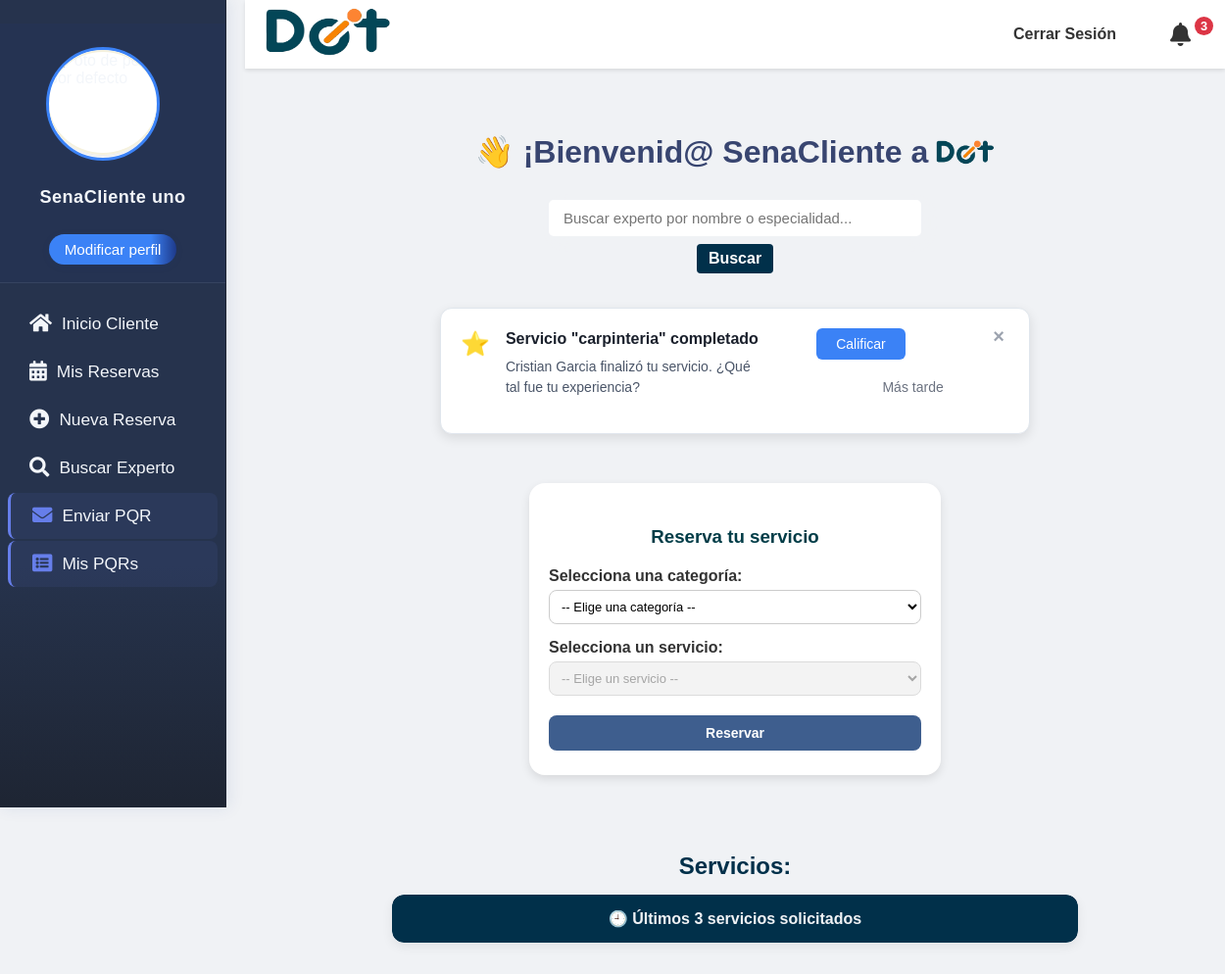
The page /principal/ (signed in, upper part) on the database as committed earlier.
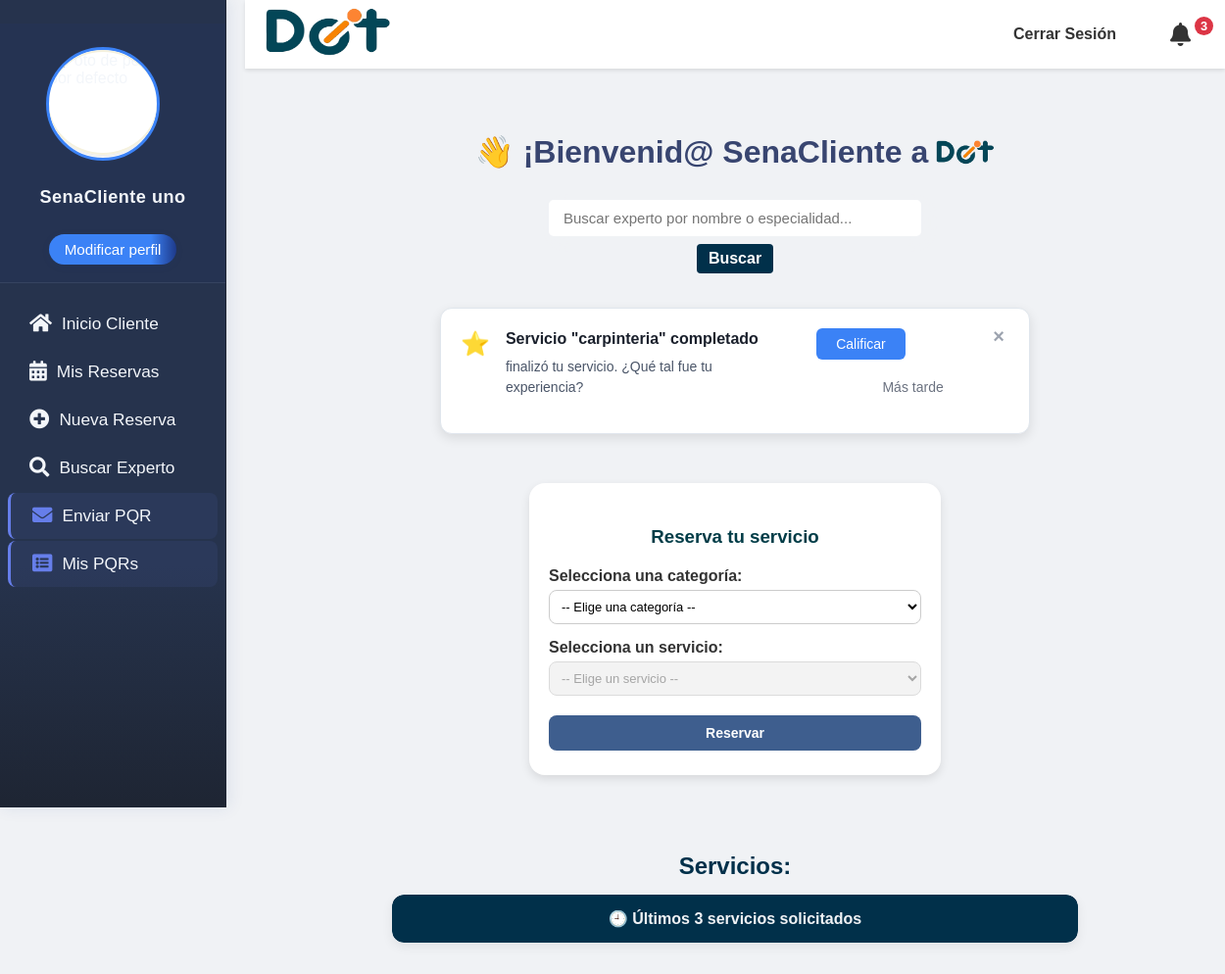
The same page on the database as committed later.
### doit_app/models.py (models this page shows, shortened)
class Reserva(models.Model):
    Fecha = models.DateField(verbose_name="Fecha de Reserva")
    Hora = models.TimeField(verbose_name="Hora de Reserva")
    direccion = models.CharField(max_length=255, verbose_name="Dirección del Servicio")
    descripcion = models.TextField(verbose_name="Descripción del Servicio")
    detallesAdicionales = models.TextField(blank=True, null=True, verbose_name="Detalles Adicionales")
    ciudad = models.ForeignKey(Ciudad, on_delete=models.CASCADE, verbose_name="Ciudad del Servicio")
    pais = models.ForeignKey(Pais, on_delete=models.CASCADE, verbose_name="País del Servicio")
    metodoDePago = models.ForeignKey(
        Metodo,
        on_delete=models.SET_NULL,
        null=True,
        blank=True,
        verbose_name="Método de Pago Preferido"
    )
    idUsuario = models.ForeignKey(
        settings.AUTH_USER_MODEL,
        on_delete=models.CASCADE,
        related_name='reservas_realizadas',
        verbose_name="Cliente que Reserva"
    )
    idServicios = models.ForeignKey(Servicios, on_delete=models.CASCADE, verbose_name="Servicio Solicitado")
    idEstado = models.ForeignKey(
        Estado,
        on_delete=models.SET_DEFAULT,
        default=1,
        verbose_name="Estado de la Reserva"
    )
    experto_asignado = models.ForeignKey(
        settings.AUTH_USER_MODEL,
        on_delete=models.SET_NULL,
        null=True,
        blank=True,
        related_name='reservas_aceptadas',
        limit_choices_to={'tipo_usuario': 'experto'},
        verbose_name="Experto Asignado"
    )
    experto_solicitado = models.ForeignKey(
            settings.AUTH_USER_MODEL,
            on_delete=models.SET_NULL,
            null=True,
            blank=True,
            related_name='reservas_solicitadas',
            limit_choices_to={'tipo_usuario': 'experto'},
            verbose_name="Experto Solicitado"
        )
    pago_ofrecido = models.DecimalField(
        max_digits=10,
        decimal_places=2,
        blank=True,
        null=True,
        verbose_name="Pago Ofrecido por el Cliente"
    )
    motivo_cancelacion = models.TextField(
        blank=True,
        null=True,
        verbose_name="Motivo de Cancelación"
    )
    servicio_iniciado = models.BooleanField(default=False, verbose_name="Servicio Iniciado")
    servicio_finalizado = models.BooleanField(default=False, verbose_name="Servicio Finalizado")
    comentario_durante_servicio = models.TextField(blank=True, null=True, verbose_name="Comentario del Experto")
    duracion_estimada = models.CharField(max_length=50, null=True, blank=True, verbose_name="duracion del servicio")
    comentario_cliente = models.TextField(blank=True, null=True, verbose_name="Comentario del Cliente")
    notificacion_calificar_descartada = models.BooleanField(default=False, verbose_name="Notificación de Calificar Descartada")
    creado_en = models.DateTimeField(auto_now_add=True)
    actualizado_en = models.DateTimeField(auto_now=True)
    class Meta:
        verbose_name = "Reserva"
        verbose_name_plural = "Reservas"
        db_table = "Reserva"
        app_label = "doit_app"

class CustomUser(AbstractUser):
    tipo_usuario_choices = [
        ('cliente', 'Cliente'),
        ('experto', 'Experto'),
    ]
    estado_aprobacion_choices = [
        ('pendiente', 'Pendiente'),
        ('aprobado', 'Aprobado'),
        ('rechazado', 'Rechazado'),
    ]
    genero = models.ForeignKey(Genero, on_delete=models.SET_NULL, null=True, blank=True, verbose_name="Género")
    tipo_usuario = models.CharField(max_length=20, choices=tipo_usuario_choices, default='cliente', verbose_name="Tipo de Usuario")
    nacionalidad = models.CharField(max_length=100, blank=True, null=True, verbose_name="Nacionalidad")
    numDoc = models.CharField(max_length=100, unique=True, blank=True, null=True, verbose_name="Número de Documento")
    telefono = models.CharField(max_length=20, blank=True, null=True, verbose_name="Teléfono")
    fechaNacimiento = models.DateField(blank=True, null=True, verbose_name="Fecha de Nacimiento")
    foto_perfil = models.ImageField(upload_to='perfil/', null=True, blank=True, verbose_name="Foto de Perfil")
    tipo_documento = models.ForeignKey(TipoDoc, on_delete=models.SET_NULL, null=True, blank=True, verbose_name="Tipo de Documento")
    especialidad = models.ManyToManyField(
        Servicios,
        blank=True,
        verbose_name="Servicios que ofrece el experto"
    )
    direccion = models.CharField(max_length=255, blank=True, null=True, verbose_name="Dirección de Residencia")
    barrio = models.CharField(max_length=100, blank=True, null=True, verbose_name="Barrio")
    documento_identidad_pdf = models.FileField(upload_to='documentos_identidad/', blank=True, null=True, verbose_name="Documento de Identidad (PDF)")
    hoja_vida_file = models.FileField(upload_to='hojas_vida/', null=True, blank=True, verbose_name="Hoja de Vida (PDF)")
    verificado = models.CharField(
        max_length=20,
        choices=[('pendiente', 'Pendiente'), ('aprobado', 'Aprobado'), ('rechazado', 'Rechazado')],
        default='pendiente',
        verbose_name="Estado de verificación del experto"
    )
    aprobado_cliente = models.CharField(
        max_length=20,
        choices=estado_aprobacion_choices,
        default='pendiente',
        verbose_name="Estado de aprobación del cliente"
    )
    class Meta:
        verbose_name = "Usuario Personalizado"
        verbose_name_plural = "Usuarios Personalizados"
        app_label = "doit_app"
    def is_usuario_normal(self):
        return self.tipo_usuario == 'cliente'
    def is_experto(self):
        return self.tipo_usuario == 'experto'

class Servicios(models.Model):
    NombreServicio = models.CharField(max_length=50, verbose_name="Nombre del servicio")
    idCategorias = models.ForeignKey(Categorias, on_delete=models.CASCADE, verbose_name="Categoría del servicio")
    class Meta:
        verbose_name = "Servicio"
        verbose_name_plural = "Servicios"
        db_table = "Servicios"
        app_label = "doit_app"

### doit_app/views.py (the view, shortened to what this page needs)
# urls.py: path('principal/', views.principal, name='principal'),
@login_required
def principal(request):
    User = get_user_model()
    usuario_actualizado = User.objects.get(id=request.user.id)
    if usuario_actualizado.tipo_usuario == 'experto':
        return redirect('dashboard_experto')
    elif usuario_actualizado.tipo_usuario == 'admin':
        return redirect('admin_principal')
    categorias = Categorias.objects.all()
    servicios = Servicios.objects.all()
    servicios_por_categoria = {
        cat.Nombre: list(servicios.filter(idCategorias=cat))
        for cat in categorias
    }
    ultimas_reservas = Reserva.objects.filter(
        idUsuario=request.user
    ).exclude(
        Q(idEstado__Nombre='Cancelado') | Q(idEstado__Nombre='Completada')
    ).order_by('-Fecha', '-Hora')[:3]
    try:
        estado_aceptada = Estado.objects.get(Nombre='Aceptada')
    except Estado.DoesNotExist:
        estado_aceptada = None
    reserva_aceptada = None
    if estado_aceptada:
        try:
            estado_cancelado = Estado.objects.get(Nombre='Cancelado')
            estado_finalizado = Estado.objects.get(Nombre='Finalizado')
            reserva_aceptada = Reserva.objects.filter(
                idUsuario=request.user,
                idEstado=estado_aceptada,
                experto_asignado__isnull=False,
                servicio_finalizado=False  # Solo servicios no finalizados
            ).exclude(
                Q(idEstado=estado_cancelado) | Q(idEstado=estado_finalizado)
            ).order_by('-Fecha', '-Hora').first()
            if reserva_aceptada:
                print(f"🟢 DEBUG: Reserva aceptada encontrada - ID: {reserva_aceptada.id}, Estado: {reserva_aceptada.idEstado.Nombre}")
                if reserva_aceptada.idEstado.Nombre in ['Cancelado', 'Finalizado']:
                    print("🚨 ERROR: Se encontró una reserva cancelada/finalizada cuando no debería!")
                    reserva_aceptada = None
            else:
                print("🔵 DEBUG: No se encontró ninguna reserva aceptada activa")
        except Estado.DoesNotExist as e:
            print(f"⚠️ Estado no encontrado: {e}")
            reserva_aceptada = None
    mensajes_no_leidos = {}
    puede_calificar = False
    servicio_para_calificar = None
    if not servicio_para_calificar:
        servicios_sin_calificar = Reserva.objects.filter(
            idUsuario=request.user,
            servicio_finalizado=True,
            idEstado__Nombre='Finalizado',
            notificacion_calificar_descartada=False  # NUEVO: Solo mostrar si no se descartó
        ).exclude(
            id__in=Calificaciones.objects.filter(
                calificado_por=request.user,
                tipo='cliente_a_experto'
            ).values_list('reserva_id', flat=True)
        ).order_by('-actualizado_en').first()
        if servicios_sin_calificar:
            servicio_para_calificar = servicios_sin_calificar
            puede_calificar = True
    expertos = CustomUser.objects.filter(tipo_usuario='experto', verificado='aprobado')
    disponibilidad_por_experto = {
        experto.id: Disponibilidad.objects.filter(experto=experto)
        for experto in expertos
    }
    reserva_cancelada_info = None
    if 'mensaje_reserva' in request.session:
        pass
    return render(request, 'principal.html', {
        'categorias': categorias,
        'servicios_por_categoria': servicios_por_categoria,
        'ultimas_reservas': ultimas_reservas,
        'reserva_aceptada': reserva_aceptada,
        'mensajes_no_leidos': mensajes_no_leidos,
        'puede_calificar': puede_calificar,
        'servicio_para_calificar': servicio_para_calificar,  # 🔥 NUEVO: servicio específico para calificar
        'reserva_cancelada_info': reserva_cancelada_info,  # 🔥 NUEVO: información de cancelación una sola vez
        'expertos': expertos,
        'disponibilidad_por_experto': disponibilidad_por_experto,
    })

### doit_app/context_processors.py (called while the page is built, shortened)
def notificaciones_context(request):
    context = {}
    try:
        if request.user.is_authenticated:
            notificaciones_no_leidas = Notificacion.objects.filter(usuario=request.user, leida=False).count()
            context['notificaciones_no_leidas'] = notificaciones_no_leidas
        else:
            context['notificaciones_no_leidas'] = 0
            context['promedio_calificacion'] = 0
    except Exception:
        context = {
            'notificaciones_no_leidas': 0,
            'promedio_calificacion': 0
        }
    return context

### doit_app/templates/principal.html (shortened to what this page needs)
{% extends "base.html" %}
{% load static %}
{% block extra_css %}
<link rel="stylesheet" href="{% static 'css/principal.css' %}">
<link rel="stylesheet" href="{% static 'css/modperf_cliente.css' %}">
{% endblock %}
{% block content %}
<div class="banner-bienvenida">
    <div class="contenido-banner">
        <h1>👋 ¡Bienvenid@
            {% if user.is_authenticated %}
                {% if user.first_name %}
                    {{ user.first_name }}
                {% elif user.username %}
                    {{ user.username }}
                {% endif %}
            {% endif %}
            a
            <img src="{% static 'images/Doit_logo.png' %}" alt="Logo Doit" width="80">
        </h1>
        <form action="{% url 'busc_experto' %}" method="get" class="search-experto-form" style="position:relative;">
            <input type="text" name="q" placeholder="Buscar experto por nombre o especialidad...">
            <button type="submit">Buscar</button>
        </form>
    </div>
</div>
{% if servicio_para_calificar and puede_calificar %}
<div class="calificar-notificacion" id="notificacion-calificar">
    <div class="calificar-contenido">
        <div class="calificar-icono">⭐</div>
        <div class="calificar-texto">
            <div class="calificar-titulo">Servicio "{{ servicio_para_calificar.idServicios.NombreServicio }}" completado</div>
            <div class="calificar-descripcion">
                {{ servicio_para_calificar.experto_asignado.get_full_name }} finalizó tu servicio.
                ¿Qué tal fue tu experiencia?
            </div>
        </div>
        <div class="calificar-acciones">
            <a href="{% url 'calificar_reserva' servicio_para_calificar.id %}" class="calificar-btn-primary">
                Calificar
            </a>
            <button type="button"
                    class="calificar-btn-secondary"
                    onclick="recordarMasTarde({{ servicio_para_calificar.id }})">
                Más tarde
            </button>
        </div>
        <button type="button"
                class="calificar-cerrar"
                onclick="ocultarNotificacionCalificar()">
            ×
        </button>
    </div>
</div>
{% endif %}
<section class="seccion-servicios">
    <div class="tarjeta-servicio">
        <h3>Reserva tu servicio</h3>
        <div class="grupo-formulario">
            <label for="categoria">Selecciona una categoría:</label>
            <select id="categoria" class="form-control">
                <option value="" selected disabled>-- Elige una categoría --</option>
            </select>
        </div>
        <div class="grupo-formulario">
            <label for="servicio">Selecciona un servicio:</label>
            <select id="servicio" disabled class="form-control">
                <option value="" selected>-- Elige un servicio --</option>
            </select>
        </div>
        <a id="reservarLink" href="{% url 'reserva' %}">
            <button id="reservarBtn" type="button" disabled class="btn btn-primary">Reservar</button>
        </a>
    </div>
</section>
<div class="seccion-servicios-recentes">
    <h2>Servicios:</h2>
    <details class="contenedor-desplegable-servicios">
        <summary>🕘 Últimos 3 servicios solicitados</summary>
    </details>
</div>
{% endblock content %}

Rows that differ between the two databases and show on the page:
changed Reserva "carpinteria": experto_asignado.get_full_name "Cristian Garcia" → (not shown)
